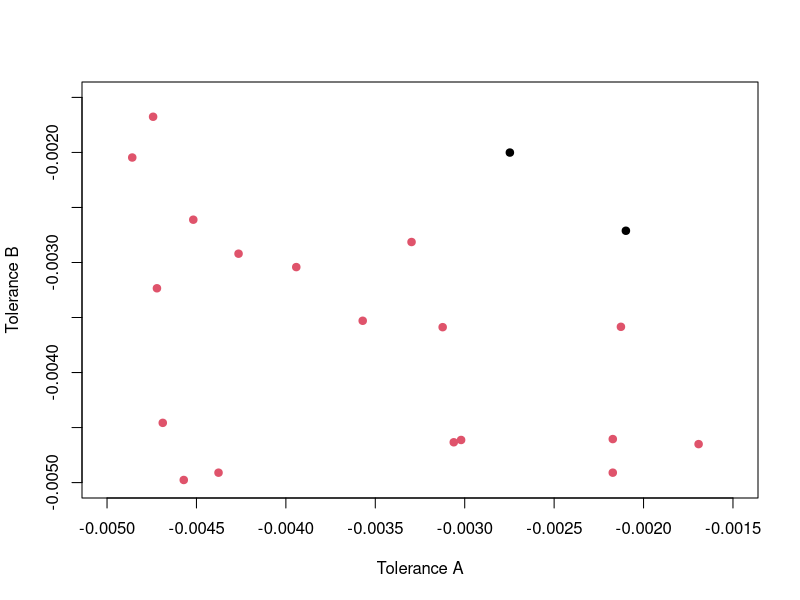
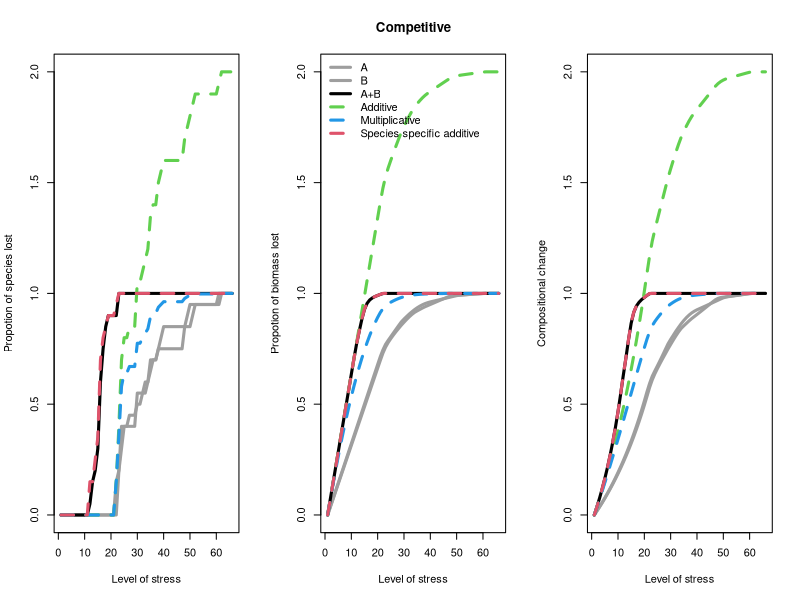
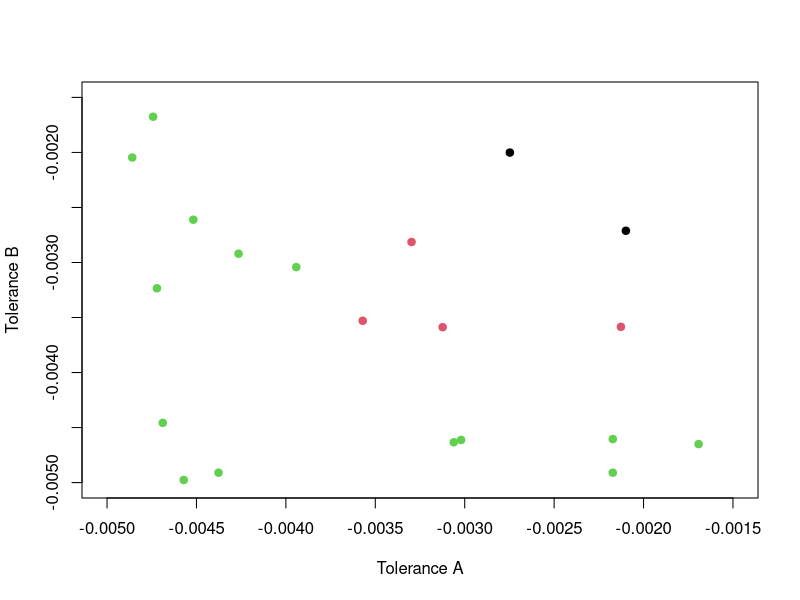
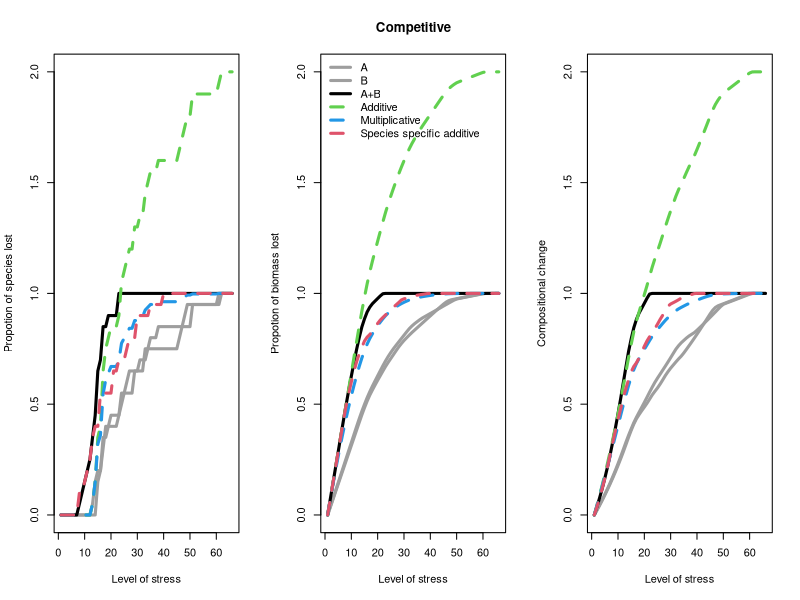
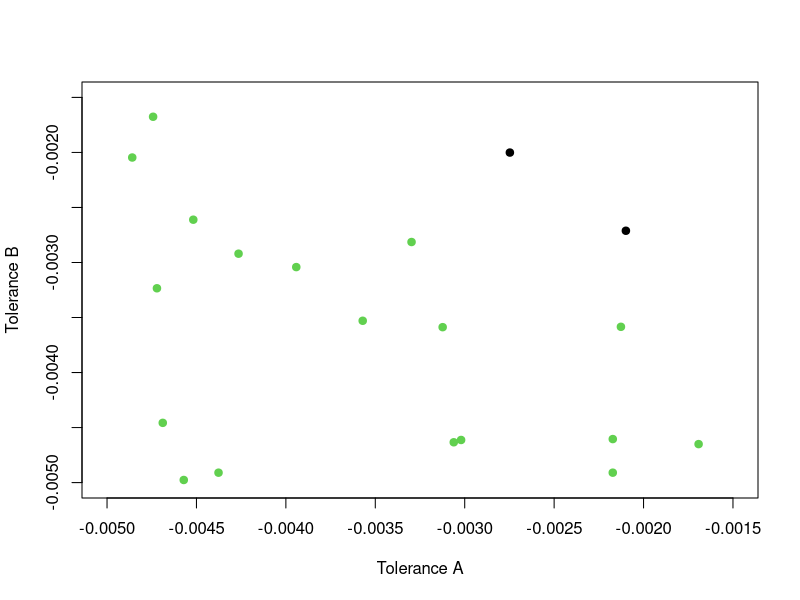
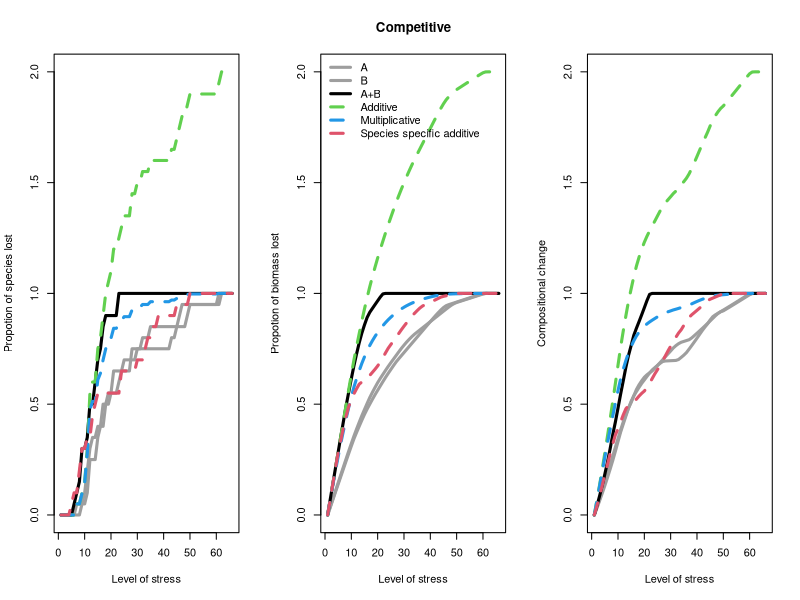

The R source for these figures, in order: (Note: a time limit stopped this script after it produced the figures.)
require(vegan)
require(MASS)
require(ggplot2)
require(dplyr)

nStressors<-2
reps<-20
Co_sensitivityV<-c("Random","Positive","Negative")
Com_types<-c("Competitive","Facilitative","Trophic")
int_strength<-seq(0,1,by=0.25)

#environmental change####
stress_increase<-6000
stress<-65
stressV<-c(seq(0,stress,length=stress*stress_increase+1))
Tmax<-length(stressV)

samp_stress<-seq(1,Tmax,by=stress_increase)

#function for additive null model####
additive_null<-function(A,B){
  SR<-rep(NA,nrow(A))
  SR_bin<-bmass_loss<-SR
  bray<-SR
  if(sum(A[1,])>0 | sum(B[1,])>0){
  hold1<-apply(A,2,function(x){(x[1]-x)/x[1]})+apply(B,2,function(x){(x[1]-x)/x[1]})
  hold1[hold1>1]<-1
  bmass_loss<-rowMeans(hold1*rep(A[1,],each=nrow(hold1)))/mean(A[1,])
  
  SR<-rowSums(hold1==1)/ncol(hold1)
  
  
  hold3<-rep(A[1,],each=nrow(hold1))*(1-hold1)
  bray<-c(0,vegdist(hold3)[1:(nrow(hold3)-1)])
  
  SR_bin<-rowSums(A==0 | B == 0)/sum(A[1,]>0)
  } 
  return(data.frame(SR=SR,SR_bin=SR_bin,Bmass=bmass_loss,Bray=bray))
}


#data storage####
Vary_int.df<-data.frame(SR=NA,Biomass=NA,Bray.Curtis=NA,Stress=stressV[samp_stress], Reps=rep(1:reps,each=length(samp_stress)),Co_sensitivity=factor(rep(Co_sensitivityV,each=length(samp_stress)*reps),levels = c("Positive","Random","Negative"),ordered = T),Int_strength=rep(int_strength,each=length(samp_stress)*reps*length(Co_sensitivityV)),Com_type=rep(Com_types[1:2],each=length(samp_stress)*reps*length(Co_sensitivityV)*length(int_strength)))
Vary_int_troph.df<-data.frame(SR=NA,Biomass=NA,Bray.Curtis=NA,Stress=stressV[samp_stress], Reps=rep(1:reps,each=length(samp_stress)),Co_sensitivity=factor(rep(Co_sensitivityV,each=length(samp_stress)*reps),levels = c("Positive","Random","Negative"),ordered = T),Int_strength=rep(int_strength,each=length(samp_stress)*reps*length(Co_sensitivityV)),Trophic_level=rep(c("Plant","Herbivore","Carnivore"),each=length(samp_stress)*reps*length(Co_sensitivityV)*length(int_strength)))
Vary_int.df2<-data.frame(SR=NA,SR_bin=NA,Biomass=NA,Bray.Curtis=NA,Stress=stressV[samp_stress], Reps=rep(1:reps,each=length(samp_stress)),Co_sensitivity=factor(rep(Co_sensitivityV,each=length(samp_stress)*reps),levels = c("Positive","Random","Negative"),ordered = T),Int_strength=rep(int_strength,each=length(samp_stress)*reps*length(Co_sensitivityV)),Com_type=rep(Com_types[1:2],each=length(samp_stress)*reps*length(Co_sensitivityV)*length(int_strength)))
Vary_int_troph.df2<-data.frame(SR=NA,SR_bin=NA,Biomass=NA,Bray.Curtis=NA,Stress=stressV[samp_stress], Reps=rep(1:reps,each=length(samp_stress)),Co_sensitivity=factor(rep(Co_sensitivityV,each=length(samp_stress)*reps),levels = c("Positive","Random","Negative"),ordered = T),Int_strength=rep(int_strength,each=length(samp_stress)*reps*length(Co_sensitivityV)),Trophic_level=rep(c("Plant","Herbivore","Carnivore"),each=length(samp_stress)*reps*length(Co_sensitivityV)*length(int_strength)))

Raw_effects.df<-data.frame(SR=NA,Biomass=NA,Bray.Curtis=NA,Stress=stressV[samp_stress],Stressors=rep(factor(c("A","B","AB","Net_effect"),levels=c("AB","A","B","Net_effect"),ordered = T),each=length(samp_stress)),Reps=rep(1:reps,each=length(samp_stress)*4),Co_sensitivity=factor(rep(Co_sensitivityV,each=length(samp_stress)*reps*4),levels = c("Positive","Random","Negative"),ordered = T),Int_strength=rep(int_strength,each=length(samp_stress)*reps*length(Co_sensitivityV)*4),Com_type=rep(Com_types[1:2],each=length(samp_stress)*reps*length(Co_sensitivityV)*length(int_strength)*4))
Raw_effects_troph.df<-data.frame(SR=NA,Biomass=NA,Bray.Curtis=NA,Stress=stressV[samp_stress],Stressors=rep(factor(c("A","B","AB"),levels=c("AB","A","B","Net_effect"),ordered = T),each=length(samp_stress)), Reps=rep(1:reps,each=length(samp_stress)*4),Co_sensitivity=factor(rep(Co_sensitivityV,each=length(samp_stress)*reps*4),levels = c("Positive","Random","Negative"),ordered = T),Int_strength=rep(int_strength,each=length(samp_stress)*reps*length(Co_sensitivityV)*4),Trophic_level=rep(c("Plant","Herbivore","Carnivore"),each=length(samp_stress)*reps*length(Co_sensitivityV)*length(int_strength)*4))

for(com in 1:length(Com_types)){
  print(Com_types[com])
  species<-20
  
  for(r in 1:reps){
    print(paste("Rep",r))
    #make communities####
    BB<-array(0,dim=c(species, species),dimnames=list(1:species,1:species))
    
    intra<--.2
    
    repeat{
      
      #competition
      
      b11=-.15
      BB=b11*matrix(runif(species*species),species,species)
      diag(BB)<-intra
      
      #mixed
      #       hold<-matrix(-1,species,species)
      #       int.n<-sum(hold[upper.tri(hold)])*-1
      #       hold[upper.tri(hold)][sample(int.n, replace=F)<=(0.35*int.n)]<-0.5
      #       hold[lower.tri(hold)][t(hold)[lower.tri(hold)]>0][sample(0.35*int.n, replace=F)<(0.10*int.n)]<-0.5
      #       BB[,,"Mixed"]<-hold*-BB[,,"Competitive"]
      
      #Facilitative
      if(com==2){
        BB<-BB*-0.1#-0.5
        diag(BB)<-intra
      }
      
      #trophic
      if(com==3){
        nprey<-species*0.5
        nherb<-species*0.3
        npred<-species*0.2
        
        trophV<-factor(c(rep("Plants",nprey),rep("Herbivores",nherb),rep("Predators",npred)),levels = c("Plants","Herbivores","Predators"),ordered = T)
        
        b11=0#-.15
        b12=-0.15#-0.3
        b21=0.1
        b23=-.1
        b32= 0.07#.08
        bdiag1=-.2
        bdiag2=-.2
        
        #tritrophic BB Matrix####
        B11=b11*matrix(runif(nprey*nprey),nprey,nprey)
        B12=b12*matrix(runif(nprey*nherb),nprey,nherb)
        B13=matrix(0,nprey,npred)
        B21=b21*matrix(runif(nherb*nprey),nherb,nprey)
        B22=matrix(0,nherb,nherb)
        B23=b23*matrix(runif(nherb*npred),nherb,npred)
        B31=matrix(0,npred,nprey)
        B32=b32*matrix(runif(npred*nherb),npred,nherb)
        B33=matrix(0,npred,npred)
        BB=rbind(cbind(B11 ,B12, B13),cbind(B21,B22, B23),cbind(B31, B32, B33))
        diag(BB)<-bdiag1
        diag(BB[(nprey+nherb+1):species,(nprey+nherb+1):species])<-bdiag2
      }
      
      #weight by species number
      weight=1/(species*4)
      BBhold<-BB*weight
      
      C<-rep(0.1,species)
      if(Com_types[com]=="Trophic"){
        C<-c(rep(0.1,nprey),rep(0,species-nprey))
      }
      btemp1<-BBhold*int_strength[1]
      diag(btemp1)<-diag(BBhold)
      btemp2<-BBhold*int_strength[2]
      diag(btemp2)<-diag(BBhold)
      btemp3<-BBhold*int_strength[3]
      diag(btemp3)<-diag(BBhold)
      btemp4<-BBhold*int_strength[4]
      diag(btemp4)<-diag(BBhold)
      
      if(sum(c(sum(solve(-BBhold,C)>0)==species,sum(solve(-btemp1,C)>=0)==species,sum(solve(-btemp2,C)>0)==species,sum(solve(-btemp3,C)>0)==species,sum(solve(-btemp4,C)>0)==species))==5) break
    }
    

    for(ct in 1:3){
      #environmental response####
      #start with sensitivity to stress
      sensitivity_scaler<-0.005
      min_sensitivity<-0.3
      if(ct==1){
        #sensitivity<-mvrnorm(n=species,c(0,0),Sigma = matrix(0,2,2)+diag(2)*0.05)
        sensitivity<--matrix(runif(species*2,min = min_sensitivity*sensitivity_scaler,1*sensitivity_scaler),species,2)
      } else {
        #sensitivity<-mvrnorm(n=species,c(0,0),Sigma = matrix(0.9,2,2)+diag(2)*0.05)
        sensitivity1<-mvrnorm(n=species,mu = c(0,0),Sigma = matrix(c(1, 0.9, 0.9, 1), nrow = 2))
        sensitivity<--(pnorm(sensitivity1)*(1-min_sensitivity)+min_sensitivity)*sensitivity_scaler
      }
      if(ct==3){
        sensitivity1[,2]<-sensitivity1[,2]*-1
        sensitivity <- -(pnorm(sensitivity1)*(1-min_sensitivity)+min_sensitivity)*sensitivity_scaler
      }
      
      for(k in 1:length(int_strength)){
        BBrun<-BBhold*int_strength[k]
        diag(BBrun)<-diag(BBhold)
        
        #starting abundances
        X<-array(NA,dim=c(Tmax,species,nStressors+1,length(Com_types)))
        X[1,,,com]<-solve(-BBrun,C)
        
        for(l in 1:(Tmax-1)){
          Env_resp<-sensitivity[,1]*stressV[l]+sensitivity[,2]*stressV[l]
          X[l+1,,1,com]<-X[l,,1,com]*exp(C+BBrun%*%X[l,,1,com]+Env_resp)
          X[l+1,,1,com][(X[l+1,,1,com]<0.01)]<-0
          
          Env_resp1<-sensitivity[,1]*stressV[l]
          X[l+1,,2,com]<-X[l,,2,com]*exp(C+BBrun%*%X[l,,2,com]+Env_resp1)
          X[l+1,,2,com][(X[l+1,,2,com]<0.01)]<-0
          
          Env_resp2<-sensitivity[,2]*stressV[l]
          X[l+1,,3,com]<-X[l,,3,com]*exp(C+BBrun%*%X[l,,3,com]+Env_resp2)
          X[l+1,,3,com][(X[l+1,,3,com]<0.01)]<-0
        }
        stressL<-20
        extCol<-c(X[samp_stress[stressL],,1,com]==0)
        extCol[X[samp_stress[stressL],,2,com]==0 | X[samp_stress[stressL],,3,com]==0]<-2
        plot(sensitivity, pch=19, ylim=c(-sensitivity_scaler*1,-sensitivity_scaler*min_sensitivity),xlim=c(-sensitivity_scaler*1,-sensitivity_scaler*min_sensitivity),col=extCol+1, xlab="Tolerance A",ylab="Tolerance B")
        
        if(Com_types[com]=="Trophic"){
          AB_plants<-X[samp_stress,trophV=="Plants",1,com]
          A_plants<-X[samp_stress,trophV=="Plants",2,com]
          B_plants<-X[samp_stress,trophV=="Plants",3,com]
          
          AB_herb<-X[samp_stress,trophV=="Herbivores",1,com]
          A_herb<-X[samp_stress,trophV=="Herbivores",2,com]
          B_herb<-X[samp_stress,trophV=="Herbivores",3,com]
          
          AB_pred<-X[samp_stress,trophV=="Predators",1,com]
          A_pred<-X[samp_stress,trophV=="Predators",2,com]
          B_pred<-X[samp_stress,trophV=="Predators",3,com]
          
          #species richness
          srA_prey<-(nprey-specnumber(A_plants))/nprey
          srB_prey<-(nprey-specnumber(B_plants))/nprey
          srAB_prey<-(nprey-specnumber(AB_plants))/nprey
          
          srA_herb<-(nherb-specnumber(A_herb))/nherb
          srB_herb<-(nherb-specnumber(B_herb))/nherb
          srAB_herb<-(nherb-specnumber(AB_herb))/nherb
          
          srA_pred<-(npred-specnumber(A_pred))/npred
          srB_pred<-(npred-specnumber(B_pred))/npred
          srAB_pred<-(npred-specnumber(AB_pred))/npred
          
          #biomass
          bA_prey<-(sum(X[1,trophV=="Plants",2,com])-rowSums(A_plants))/sum(X[1,trophV=="Plants",2,com])
          bB_prey<-(sum(X[1,trophV=="Plants",3,com])-rowSums(B_plants))/sum(X[1,trophV=="Plants",3,com])
          bAB_prey<-(sum(X[1,trophV=="Plants",1,com])-rowSums(AB_plants))/sum(X[1,trophV=="Plants",1,com])
          
          bA_herb<-(sum(X[1,trophV=="Herbivores",2,com])-rowSums(A_herb))/sum(X[1,trophV=="Herbivores",2,com])
          bB_herb<-(sum(X[1,trophV=="Herbivores",3,com])-rowSums(B_herb))/sum(X[1,trophV=="Herbivores",3,com])
          bAB_herb<-(sum(X[1,trophV=="Herbivores",1,com])-rowSums(AB_herb))/sum(X[1,trophV=="Herbivores",1,com])
          
          bA_pred<-(sum(X[1,trophV=="Predators",2,com])-rowSums(A_pred))/sum(X[1,trophV=="Predators",2,com])
          bB_pred<-(sum(X[1,trophV=="Predators",3,com])-rowSums(B_pred))/sum(X[1,trophV=="Predators",3,com])
          bAB_pred<-(sum(X[1,trophV=="Predators",1,com])-rowSums(AB_pred))/sum(X[1,trophV=="Predators",1,com])
          
          #Bray-Curtis dissimilarity
          bcAB_prey<-c(0,vegdist(AB_plants)[1:(length(samp_stress)-1)])
          bcA_prey<-c(0,vegdist(A_plants)[1:(length(samp_stress)-1)])
          bcB_prey<-c(0,vegdist(B_plants)[1:(length(samp_stress)-1)])
          
          bcAB_herb<-c(0,vegdist(AB_herb)[1:(length(samp_stress)-1)])
          bcA_herb<-c(0,vegdist(A_herb)[1:(length(samp_stress)-1)])
          bcB_herb<-c(0,vegdist(B_herb)[1:(length(samp_stress)-1)])
          
          bcAB_pred<-c(0,vegdist(AB_pred)[1:(length(samp_stress)-1)])
          bcA_pred<-c(0,vegdist(A_pred)[1:(length(samp_stress)-1)])
          bcB_pred<-c(0,vegdist(B_pred)[1:(length(samp_stress)-1)])
          
          
          Vary_int_troph.df$SR[Vary_int_troph.df$Reps==r & Vary_int_troph.df$Co_sensitivity==Co_sensitivityV[ct] & Vary_int_troph.df$Int_strength == int_strength[k] & Vary_int_troph.df$Trophic_level == "Plant"]<-srAB_prey-(srA_prey+(1-srA_prey)*srB_prey)
          Vary_int_troph.df$Biomass[Vary_int_troph.df$Reps==r & Vary_int_troph.df$Co_sensitivity==Co_sensitivityV[ct] & Vary_int_troph.df$Int_strength == int_strength[k] & Vary_int_troph.df$Trophic_level == "Plant"]<-bAB_prey-(bA_prey+(1-bA_prey)*bB_prey)
          Vary_int_troph.df$Bray.Curtis[Vary_int_troph.df$Reps==r & Vary_int_troph.df$Co_sensitivity==Co_sensitivityV[ct] & Vary_int_troph.df$Int_strength == int_strength[k] & Vary_int_troph.df$Trophic_level == "Plant"]<-bcAB_prey-(bcA_prey+(1-bcA_prey)*bcB_prey)
          
          Vary_int_troph.df$SR[Vary_int_troph.df$Reps==r & Vary_int_troph.df$Co_sensitivity==Co_sensitivityV[ct] & Vary_int_troph.df$Int_strength == int_strength[k] & Vary_int_troph.df$Trophic_level == "Herbivore"]<-srAB_herb-(srA_herb+(1-srA_herb)*srB_herb)
          Vary_int_troph.df$Biomass[Vary_int_troph.df$Reps==r & Vary_int_troph.df$Co_sensitivity==Co_sensitivityV[ct] & Vary_int_troph.df$Int_strength == int_strength[k] & Vary_int_troph.df$Trophic_level == "Herbivore"]<-bAB_herb-(bA_herb+(1-bA_herb)*bB_herb)
          Vary_int_troph.df$Bray.Curtis[Vary_int_troph.df$Reps==r & Vary_int_troph.df$Co_sensitivity==Co_sensitivityV[ct] & Vary_int_troph.df$Int_strength == int_strength[k] & Vary_int_troph.df$Trophic_level == "Herbivore"]<-bcAB_herb-(bcA_herb+(1-bcA_herb)*bcB_herb)
          
          Vary_int_troph.df$SR[Vary_int_troph.df$Reps==r & Vary_int_troph.df$Co_sensitivity==Co_sensitivityV[ct] & Vary_int_troph.df$Int_strength == int_strength[k] & Vary_int_troph.df$Trophic_level == "Carnivore"]<-srAB_pred-(srA_pred+(1-srA_pred)*srB_pred)
          Vary_int_troph.df$Biomass[Vary_int_troph.df$Reps==r & Vary_int_troph.df$Co_sensitivity==Co_sensitivityV[ct] & Vary_int_troph.df$Int_strength == int_strength[k] & Vary_int_troph.df$Trophic_level == "Carnivore"]<-bAB_pred-(bA_pred+(1-bA_pred)*bB_pred)
          Vary_int_troph.df$Bray.Curtis[Vary_int_troph.df$Reps==r & Vary_int_troph.df$Co_sensitivity==Co_sensitivityV[ct] & Vary_int_troph.df$Int_strength == int_strength[k] & Vary_int_troph.df$Trophic_level == "Carnivore"]<-bcAB_pred-(bcA_pred+(1-bcA_pred)*bcB_pred)
          
          add.null<-additive_null(A_plants,B_plants)
          DF_plants<-data.frame(SR=srAB_prey-add.null$SR,SR_bin=srAB_prey-add.null$SR_bin,Biomass=bAB_prey-add.null$Bmass,Bray.Curtis=bcAB_prey-add.null$Bray)
          Vary_int_troph.df2[Vary_int_troph.df$Reps==r & Vary_int_troph.df$Co_sensitivity==Co_sensitivityV[ct] & Vary_int_troph.df$Int_strength == int_strength[k] & Vary_int_troph.df$Trophic_level == "Plant",1:4]<-DF_plants
          
          add.null<-additive_null(A_herb,B_herb)
          DF_herb<-data.frame(SR=srAB_herb-add.null$SR,SR_bin=srAB_herb-add.null$SR_bin,Biomass=bAB_herb-add.null$Bmass,Bray.Curtis=bcAB_herb-add.null$Bray)
          Vary_int_troph.df2[Vary_int_troph.df$Reps==r & Vary_int_troph.df$Co_sensitivity==Co_sensitivityV[ct] & Vary_int_troph.df$Int_strength == int_strength[k] & Vary_int_troph.df$Trophic_level == "Herbivore",1:4]<-DF_herb
          
          add.null<-additive_null(A_pred,B_pred)
          DF_pred<-data.frame(SR=srAB_pred-add.null$SR,SR_bin=srAB_pred-add.null$SR_bin,Biomass=bAB_pred-add.null$Bmass,Bray.Curtis=bcAB_pred-add.null$Bray)
          Vary_int_troph.df2[Vary_int_troph.df$Reps==r & Vary_int_troph.df$Co_sensitivity==Co_sensitivityV[ct] & Vary_int_troph.df$Int_strength == int_strength[k] & Vary_int_troph.df$Trophic_level == "Carnivore",1:4]<-DF_pred
          
          Raw_effects_troph.df$SR[Raw_effects_troph.df$Reps==r & Raw_effects_troph.df$Co_sensitivity==Co_sensitivityV[ct] & Raw_effects_troph.df$Int_strength == int_strength[k]]<-c(srA_prey,srB_prey,srAB_prey,srA_herb,srB_herb,srAB_herb,srA_pred,srB_pred,srAB_pred,DF_plants$SR,DF_herb$SR,DF_pred$SR)
          Raw_effects_troph.df$Biomass[Raw_effects_troph.df$Reps==r & Raw_effects_troph.df$Co_sensitivity==Co_sensitivityV[ct] & Raw_effects_troph.df$Int_strength == int_strength[k]]<-c(bA_prey,bB_prey,bAB_prey,bA_herb,bB_herb,bAB_herb,bA_pred,bB_pred,bAB_pred,DF_plants$Biomass,DF_herb$Biomass,DF_pred$Biomass)
          Raw_effects_troph.df$Bray.Curtis[Raw_effects_troph.df$Reps==r & Raw_effects_troph.df$Co_sensitivity==Co_sensitivityV[ct] & Raw_effects_troph.df$Int_strength == int_strength[k]]<-c(bcA_prey,bcB_prey,bcAB_prey,bcA_herb,bcB_herb,bcAB_herb,bcA_pred,bcB_pred,bcAB_pred,DF_plants$Bray.Curtis,DF_herb$Bray.Curtis,DF_pred$Bray.Curtis)
        } else{
          
          A<-X[samp_stress,,2,com]
          B<-X[samp_stress,,3,com]
          AB<-X[samp_stress,,1,com]
          
          #species richness
          srA<-(species-specnumber(A))/species
          srB<-(species-specnumber(B))/species
          srAB<-(species-specnumber(AB))/species
          
          #biomass
          bA<-(sum(A[1,])-rowSums(A))/sum(A[1,])
          bB<-(sum(B[1,])-rowSums(B))/sum(B[1,])
          bAB<-(sum(AB[1,])-rowSums(AB))/sum(AB[1,])
          
          #Bray-Curtis dissimilarity
          bcA<-c(0,vegdist(A)[1:(length(samp_stress)-1)])
          bcB<-c(0,vegdist(B)[1:(length(samp_stress)-1)])
          bcAB<-c(0,vegdist(AB)[1:(length(samp_stress)-1)])
          
          
          Vary_int.df$SR[Vary_int.df$Reps==r & Vary_int.df$Co_sensitivity==Co_sensitivityV[ct] & Vary_int.df$Int_strength == int_strength[k] & Vary_int.df$Com_type==Com_types[com]]<-srAB-(srA+(1-srA)*srB)
          Vary_int.df$Biomass[Vary_int.df$Reps==r & Vary_int.df$Co_sensitivity==Co_sensitivityV[ct] & Vary_int.df$Int_strength == int_strength[k] & Vary_int.df$Com_type==Com_types[com]]<-bAB-(bA+(1-bA)*bB)
          Vary_int.df$Bray.Curtis[Vary_int.df$Reps==r & Vary_int.df$Co_sensitivity==Co_sensitivityV[ct] & Vary_int.df$Int_strength == int_strength[k] & Vary_int.df$Com_type==Com_types[com]]<-bcAB-(bcA+(1-bcA)*bcB)
          
          add.null<-additive_null(A,B)
          DF<-data.frame(SR=srAB-add.null$SR,SR_bin=srAB-add.null$SR_bin,Biomass=bAB-add.null$Bmass,Bray.Curtis=bcAB-add.null$Bray)
          
          Vary_int.df2[Vary_int.df$Reps==r & Vary_int.df$Co_sensitivity==Co_sensitivityV[ct] & Vary_int.df$Int_strength == int_strength[k] & Vary_int.df$Com_type==Com_types[com],1:4]<-DF
        
          Raw_effects.df$SR[Raw_effects.df$Reps==r & Raw_effects.df$Co_sensitivity==Co_sensitivityV[ct] & Raw_effects.df$Int_strength == int_strength[k] & Raw_effects.df$Com_type==Com_types[com]]<-c(srA,srB,srAB,srAB-add.null$SR)
          Raw_effects.df$Biomass[Raw_effects.df$Reps==r & Raw_effects.df$Co_sensitivity==Co_sensitivityV[ct] & Raw_effects.df$Int_strength == int_strength[k] & Raw_effects.df$Com_type==Com_types[com]]<-c(bA,bB,bAB,bAB-add.null$Bmass)
          Raw_effects.df$Bray.Curtis[Raw_effects.df$Reps==r & Raw_effects.df$Co_sensitivity==Co_sensitivityV[ct] & Raw_effects.df$Int_strength == int_strength[k] & Raw_effects.df$Com_type==Com_types[com]]<-c(bcA,bcB,bcAB,bcAB-add.null$Bray)
          
          #pdf("Null models with competition.pdf",width = 11,height = 6)
          par(mfrow=c(1,3))
          plot(srA, type='l', lty=1, lwd=3, ylim=c(0,2), col=8, ylab="Propotion of species lost", xlab="Level of stress")
          lines(srB, type='l',lty=1, lwd=3, col=8)
          lines(srAB, lwd=3)
          lines(srA+srB, col=3, lwd=3, lty=2)
          lines(srA+srB-srA*srB,col=4, lwd=3, lty=2)
          lines(add.null$SR,col=2, lwd=3, lty=2)

          plot(bA, type='l', lty=1, lwd=3, ylim=c(0,2), col=8, ylab="Propotion of biomass lost", xlab="Level of stress", main=Com_types[com])
          lines(bB, type='l',lty=1, lwd=3, col=8)
          lines(bAB, lwd=3)
          lines(bA+bB, col=3, lwd=3, lty=2)
          lines(bA+bB-bA*bB,col=4, lwd=3, lty=2)
          lines(add.null$Bmass,col=2, lwd=3, lty=2)
          legend("topleft", legend = c("A","B","A+B","Additive","Multiplicative","Species specific additive"), col=c(8,8,1,3,4,2), lwd=3,lty=c(1,1,1,2,2,2), bty='n')
          
          plot(bcA, type='l', lty=1, lwd=3, ylim=c(0,2), col=8, ylab="Compositional change", xlab="Level of stress")
          lines(bcB, type='l',lty=1, lwd=3, col=8)
          lines(bcAB, lwd=3)
          lines(bcA+bcB, col=3, lwd=3, lty=2)
          lines(bcA+bcB-bcA*bcB,col=4, lwd=3, lty=2)
          lines(add.null$Bray,col=2, lwd=3, lty=2)
          par(mfrow=c(1,1))
          #dev.off()
          }
      }}}}

save(Vary_int.df,Vary_int_troph.df,Vary_int.df2,Vary_int_troph.df2,Raw_effects.df,Raw_effects_troph.df,file = "Co-tolerance.RData")


ColV<-c(2,"Grey30","Dodgerblue")


pdf("./Plots/Species richness.pdf",width = 11,height=8.5)
ggplot(summarise(group_by(Vary_int.df2,Stress,Co_sensitivity,Int_strength,Com_type),Mean=mean(SR,na.rm=T),SD=sd(SR,na.rm=T)),aes(x=Stress,y=Mean, group=Co_sensitivity, color=Co_sensitivity, fill=Co_sensitivity))+
  geom_line(size=1.2)+
  geom_ribbon(aes(ymin=Mean-SD,ymax=Mean+SD),alpha=0.3)+
  scale_color_manual(values = ColV)+
  scale_fill_manual(values = ColV)+
  facet_grid(Com_type~Int_strength)+
  theme_bw(base_size = 15)+
  theme(panel.grid.major = element_blank(), panel.grid.minor = element_blank())+
  geom_abline(intercept=0,slope=0, linetype=2)+
  ylab("Species richness change vs. predicted")+
  scale_y_continuous(breaks=seq(-1,1,by=0.1))
dev.off()

pdf("./Plots/Composition.pdf",width = 11,height=8.5)
ggplot(summarise(group_by(Vary_int.df2,Stress,Co_sensitivity,Int_strength,Com_type),Mean=mean(Bray.Curtis,na.rm=T),SD=sd(Bray.Curtis,na.rm=T)),aes(x=Stress,y=Mean, group=Co_sensitivity, color=Co_sensitivity, fill=Co_sensitivity))+
  geom_line(size=1.2)+
  geom_ribbon(aes(ymin=Mean-SD,ymax=Mean+SD),alpha=0.3)+
  scale_color_manual(values = ColV)+
  scale_fill_manual(values = ColV)+
  facet_grid(Com_type~Int_strength)+
  theme_bw(base_size = 15)+
  theme(panel.grid.major = element_blank(), panel.grid.minor = element_blank())+
  geom_abline(intercept=0,slope=0, linetype=2)+
  ylab("Compositional change vs. predicted")+
  scale_y_continuous(breaks=seq(-1,1,by=0.1))
dev.off()

pdf("./Plots/Biomass.pdf",width = 11,height=8.5)
ggplot(summarise(group_by(Vary_int.df2,Stress,Co_sensitivity,Int_strength,Com_type),Mean=mean(Biomass,na.rm=T),SD=sd(Biomass,na.rm=T)),aes(x=Stress,y=Mean, group=Co_sensitivity, color=Co_sensitivity, fill=Co_sensitivity))+
  geom_line(size=1.2)+
  geom_ribbon(aes(ymin=Mean-SD,ymax=Mean+SD),alpha=0.3)+
  scale_color_manual(values = ColV)+
  scale_fill_manual(values = ColV)+
  facet_grid(Com_type~Int_strength)+
  theme_bw(base_size = 15)+
  theme(panel.grid.major = element_blank(), panel.grid.minor = element_blank())+
  geom_abline(intercept=0,slope=0, linetype=2)+
  ylab("Biomass change vs. predicted")+
  scale_y_continuous(breaks=seq(-1,1,by=0.1))
dev.off()





pdf("./Plots/Trophic species richness.pdf",width = 11,height=8.5)
ggplot(summarise(group_by(Vary_int_troph.df2,Stress,Co_sensitivity,Int_strength,Trophic_level),Mean=mean(SR,na.rm=T),SD=sd(SR,na.rm=T)),aes(x=Stress,y=Mean, group=Co_sensitivity, color=Co_sensitivity,fill=Co_sensitivity))+
  geom_line(size=1.2)+
  geom_ribbon(aes(ymin=Mean-SD,ymax=Mean+SD),alpha=0.3)+
  scale_color_manual(values = ColV)+
  scale_fill_manual(values = ColV)+
  facet_grid(Trophic_level~Int_strength)+
  theme_bw(base_size = 15)+
  theme(panel.grid.major = element_blank(), panel.grid.minor = element_blank())+
  geom_abline(intercept=0,slope=0, linetype=2)+
  ylab("Species richness change vs. predicted")+
  scale_y_continuous(breaks=seq(-1,1,by=0.1))
dev.off()

pdf("./Plots/Trophic composition.pdf",width = 11,height=8.5)
ggplot(summarise(group_by(Vary_int_troph.df2,Stress,Co_sensitivity,Int_strength,Trophic_level),Mean=mean(Bray.Curtis,na.rm=T),SD=sd(Bray.Curtis,na.rm=T)),aes(x=Stress,y=Mean, group=Co_sensitivity, color=Co_sensitivity,fill=Co_sensitivity))+
  geom_line(size=1.2)+
  geom_ribbon(aes(ymin=Mean-SD,ymax=Mean+SD),alpha=0.3)+
  scale_color_manual(values = ColV)+
  scale_fill_manual(values = ColV)+
  facet_grid(Trophic_level~Int_strength)+
  theme_bw(base_size = 15)+
  theme(panel.grid.major = element_blank(), panel.grid.minor = element_blank())+
  geom_abline(intercept=0,slope=0, linetype=2)+
  ylab("Compositional change vs. predicted")+
  scale_y_continuous(breaks=seq(-1,1,by=0.1))
dev.off()

pdf("./Plots/Trophic biomass.pdf",width = 11,height=8.5)
ggplot(summarise(group_by(Vary_int_troph.df,Stress,Co_sensitivity,Int_strength,Trophic_level),Mean=mean(Biomass,na.rm=T),SD=sd(Biomass,na.rm=T)),aes(x=Stress,y=Mean, group=Co_sensitivity, color=Co_sensitivity,fill=Co_sensitivity))+
  geom_line(size=1.2)+
  geom_ribbon(aes(ymin=Mean-SD,ymax=Mean+SD),alpha=0.3)+
  scale_color_manual(values = ColV)+
  scale_fill_manual(values = ColV)+
  facet_grid(Trophic_level~Int_strength)+
  theme_bw(base_size = 15)+
  theme(panel.grid.major = element_blank(), panel.grid.minor = element_blank())+
  geom_abline(intercept=0,slope=0, linetype=2)+
  ylab("Biomass change vs. predicted")+
  scale_y_continuous(breaks=seq(-1,1,by=0.1))
dev.off()
